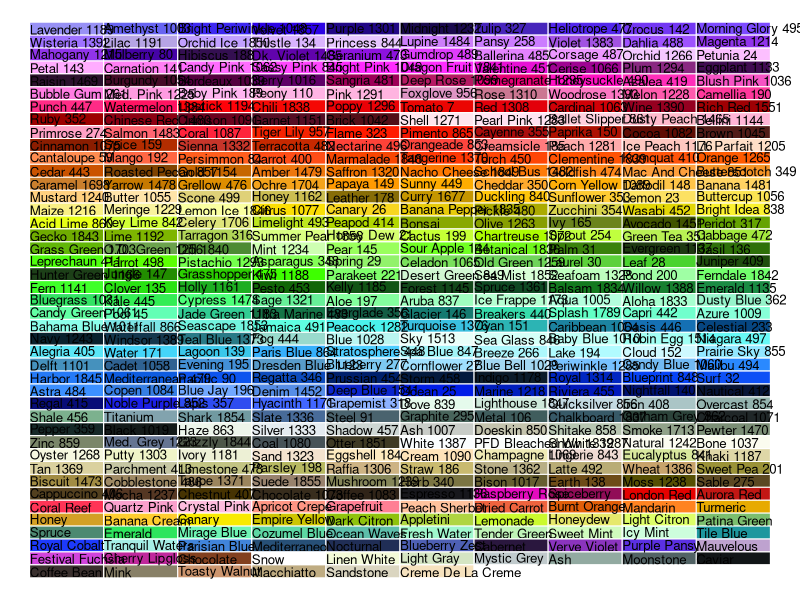

Recreate this plot in R.
# I want to design the quilt using available colors
# Need the hex codes for kona solids, and art gallery fabric solids

# Then I can also know what to order!

# play crafts palette builder: http://www.play-crafts.com/blog/palettebuilder2/
# They have .ase files - luckily I have an Adobe Illustrator license and can open it
# Hm. This site: https://carl.camera/sandbox/aseconvert/ can take .ase and convert to hex.
# Huge thanks to the authors who made the .ase files available!!


# Saved as csvs in "colors" directory

fabrics <- rbind(
  read.csv("colors/kona_365.csv"),
  read.csv("colors/art_gallery.csv")
)

# to plot all the colors, lets do that...
# https://r-graph-gallery.com/42-colors-names.html

# No margin around chart
par(mar = c(0,0,0,0))
# Empty chart
plot(0, 0, type = "n", xlim = c(0, 1), ylim = c(0, 1), axes = FALSE, xlab = "", ylab = "")

# Settings
line <- 43
col <- 10

# Add color background
rect(
  rep((0:(col - 1) / col), line),
  sort(rep((0:(line - 1) / line), col), decreasing = T),
  rep((1:col / col), line) ,
  sort(rep((1:line / line), col), decreasing = T),
  border = "white" ,
  col = fabrics$color[seq(1, line * col)]
)

# Color names
text(rep((0:(col - 1) / col), line),
     sort(rep((0:(line - 1) / line), col), decreasing = T) + 0.01,
     fabrics$fabric_name[seq(1, line * col)],
     adj = 0,
     cex = 0.8)

